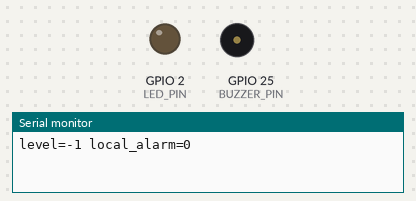
Simulated run of this sketch. Board: ESP32. On the bench: output pins drawn as LEDs (lit = HIGH), buzzer (waves = sounding, pin HIGH), the last lines printed to the serial monitor. WiFi joins after 1.5 s; servers stay silent unless stated; the local clock reads 2024-03-15 10:24:30 at power-on unless the sketch sets it; no MQTT or app messages arrive unless stated.

Above: at 4.0 s.
At 14.0 s:
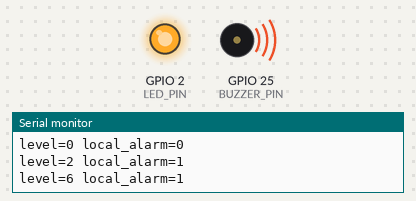
Timing chart, 0 to 31.2 s (numbered marks = the images above):
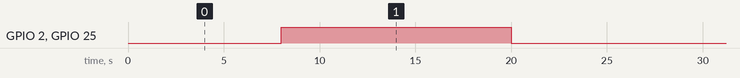

Measured:
- by itself, GPIO 2 (LED_PIN), GPIO 25 (BUZZER_PIN): alternates HIGH for 12.0 s and LOW for 12.0 s

The sketch:

floodguard.ino
```cpp
#include <ArduinoJson.h>
#include <PubSubClient.h>
#include <WiFi.h>
#include <time.h>
#include "config.h"

constexpr char WATER_TOPIC[] = "floodguard/store01/water";
constexpr char ALERT_TOPIC[] = "floodguard/store01/alert";
constexpr uint32_t SAMPLE_MS = 4000;
constexpr uint32_t RETRY_MS = 5000;
constexpr uint32_t COMMAND_TTL_MS = 15000;

struct Sample {
  int height;  // -1 means dry.
  int intervalSeconds;
};

Sample readSensors() {
  // Replace this function with the real debounced GPIO reader when sensors arrive.
  static const Sample script[] = {{-1, 1}, {0, 1}, {2, 200}, {6, 30}, {8, 30}, {-1, 60}};
  static size_t index = 0;
  const size_t count = sizeof(script) / sizeof(script[0]);
  const Sample sample = script[index];
  index = (index + 1) % count;
  return sample;
}

WiFiClient network;
PubSubClient mqtt(network);
int criticalHeight = 8;
float warningMinutes = 15;
int previousHeight = -1;
bool localAlarm = false;
bool remoteAlarm = false;
uint32_t lastCommand = 0;
uint32_t lastSample = 0;
uint32_t lastConnect = 0;

void receiveAlert(char* topic, byte* payload, unsigned int length) {
  JsonDocument alert;
  if (deserializeJson(alert, payload, length)) return;
  const char* level = alert["level"] | "";
  const int critical = alert["critical_cm"] | 8;
  const float warning = alert["warning_min"] | 15.0f;
  if (critical >= 2 && critical <= 8 && critical % 2 == 0) criticalHeight = critical;
  if (warning >= 5 && warning <= 120) warningMinutes = warning;
  remoteAlarm = strcmp(level, "warning") == 0 || strcmp(level, "emergency") == 0;
  lastCommand = millis();
}

void publishReading(Sample reading) {
  if (!mqtt.connected()) return;
  const time_t timestamp = time(nullptr);
  if (timestamp < 1700000000) return;  // Wait for SNTP before publishing timestamps.
  struct tm utc;
  gmtime_r(&timestamp, &utc);
  char at[24];
  strftime(at, sizeof(at), "%Y-%m-%dT%H:%M:%SZ", &utc);
  JsonDocument message;
  message["at"] = at;
  if (reading.height < 0) message["level_cm"] = nullptr;
  else message["level_cm"] = reading.height;
  message["floor_wet"] = reading.height >= 0;
  message["quality"] = "simulated";
  message["sample_interval_s"] = reading.intervalSeconds;
  char buffer[256];
  serializeJson(message, buffer, sizeof(buffer));
  mqtt.publish(WATER_TOPIC, buffer);
}

void updateSample() {
  const Sample reading = readSensors();
  const int height = reading.height;
  const int crossed = height >= 0 && height > previousHeight
    ? (previousHeight < 0 ? height / 2 + 1 : (height - previousHeight) / 2)
    : 0;
  localAlarm = height >= criticalHeight || crossed > 1;
  if (crossed == 1 && previousHeight >= 0 && !localAlarm) {
    const float rate = (height - previousHeight) * 60.0f / reading.intervalSeconds;
    localAlarm = (criticalHeight - height) / rate <= warningMinutes;
  }
  previousHeight = height;
  Serial.printf("level=%d local_alarm=%d\n", height, localAlarm);
  digitalWrite(LED_PIN, localAlarm);
  digitalWrite(BUZZER_PIN, localAlarm);
  publishReading(reading);
}

void setup() {
  Serial.begin(115200);
  pinMode(LED_PIN, OUTPUT);
  pinMode(BUZZER_PIN, OUTPUT);
  WiFi.mode(WIFI_STA);
  WiFi.setAutoReconnect(true);
  WiFi.begin(WIFI_SSID, WIFI_PASSWORD);
  configTime(0, 0, "pool.ntp.org", "time.google.com");
  mqtt.setServer(MQTT_HOST, MQTT_PORT);
  mqtt.setCallback(receiveAlert);
  mqtt.setBufferSize(768);
  mqtt.setSocketTimeout(1);
  lastSample = millis() - SAMPLE_MS;
  lastConnect = millis() - RETRY_MS;
}

void loop() {
  const uint32_t tick = millis();
  if (tick - lastSample >= SAMPLE_MS) {
    lastSample = tick;
    updateSample();
  }
  if (WiFi.status() == WL_CONNECTED && !mqtt.connected() && tick - lastConnect >= RETRY_MS) {
    lastConnect = tick;
    char id[32];
    snprintf(id, sizeof(id), "floodguard-%llx", (unsigned long long) ESP.getEfuseMac());
    if (mqtt.connect(id)) mqtt.subscribe(ALERT_TOPIC, 1);
  }
  mqtt.loop();
  const bool alarm = localAlarm || (mqtt.connected() && remoteAlarm && millis() - lastCommand < COMMAND_TTL_MS);
  digitalWrite(LED_PIN, alarm);
  digitalWrite(BUZZER_PIN, alarm);
  delay(10);
}
```

config.example.h
```cpp
#pragma once

constexpr char WIFI_SSID[] = "YOUR_WIFI";
constexpr char WIFI_PASSWORD[] = "YOUR_PASSWORD";
constexpr char MQTT_HOST[] = "192.168.0.10";
constexpr uint16_t MQTT_PORT = 1883;

// Adjust for your ESP32 board and active-high buzzer wiring.
constexpr uint8_t LED_PIN = 2;
constexpr uint8_t BUZZER_PIN = 25;
```
